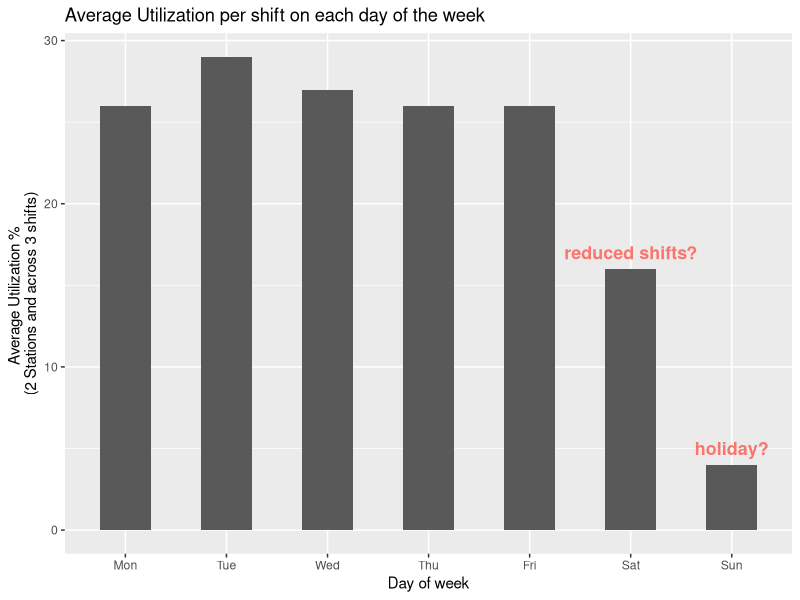
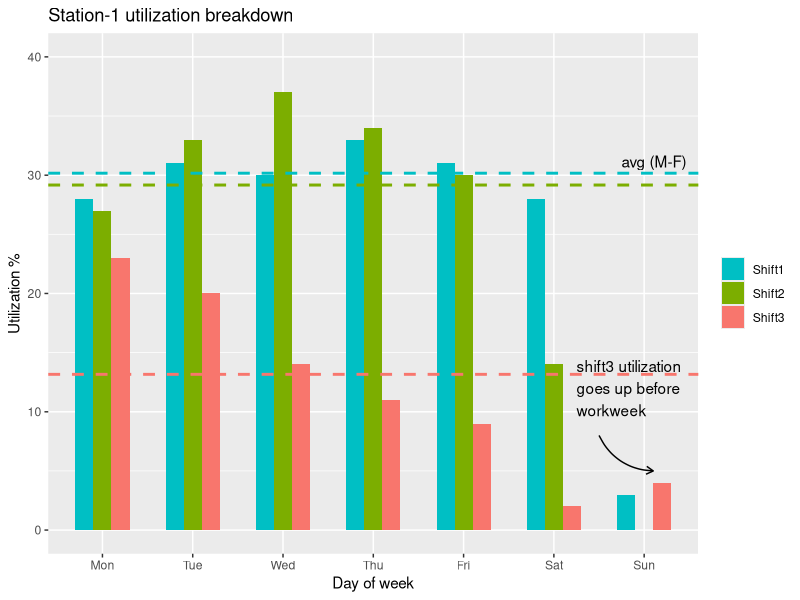
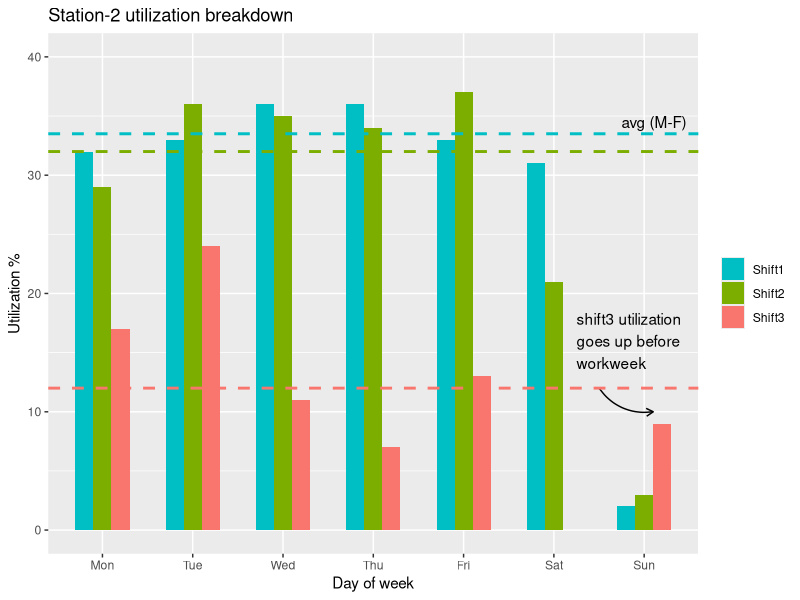
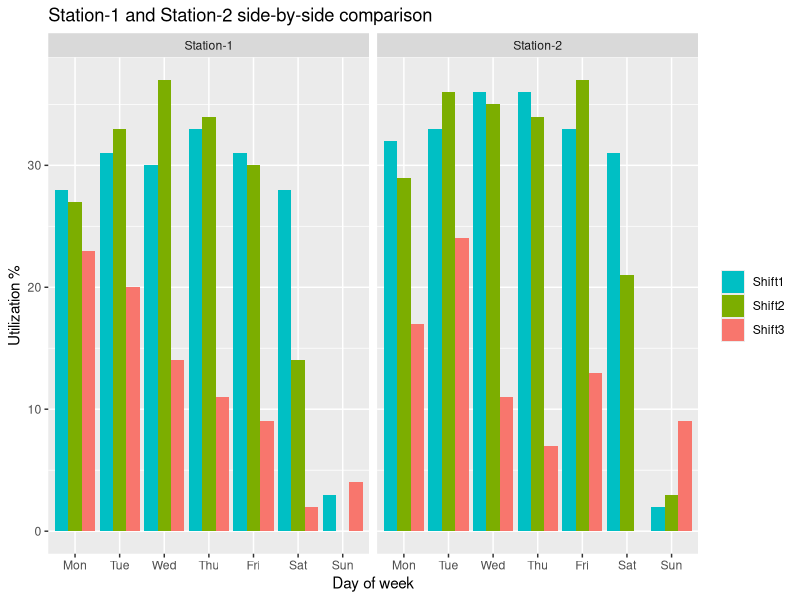

The R source for these figures, in order:
## ---- chunk 1
knitr::opts_chunk$set(echo = TRUE)
## ---- chunk 2
library(ggplot2)
library(magrittr)
library(dplyr)
library(tidyr)
## ---- chunk 3
df1 <- read.csv("../data/eda-pm-ds1/station1n2-avgUtilization.csv")
names(df1)[2]<-"avgUtilization"
## ---- chunk 4
annotation  <- data.frame(x=c(6,7),y=c(17,5),label=c("reduced shifts?","holiday?"))
df1 %>% 
  ggplot(aes(x=factor(df1$weekDayName,levels=c("Mon","Tue","Wed","Thu","Fri","Sat","Sun")), y=avgUtilization)) + 
  geom_bar(stat="identity", width=0.5) +
  xlab("Day of week") +
  ylab("Average Utilization % \n(2 Stations and across 3 shifts)") +
  geom_text(data=annotation, aes(x=x,y=y,label=label, color="red", size=7, angle=0, fontface="bold")) +
  theme(legend.position = "none") +
  ggtitle("Average Utilization per shift on each day of the week")

## ---- chunk 5
df2 <- read.csv("../data/eda-pm-ds1/station1.csv") %>%
  gather(key="Shift",value="utilization","Shift1","Shift2","Shift3")
df2$Shift <- factor(df2$Shift,levels=c("Shift1","Shift2","Shift3"))

dfx <- df2 %>% filter(df2$Shift == "Shift1" & df2$weekDayName != "Sun") %>% select(utilization)
shift1AvgExSun <- mean(dfx$utilization, na.rm = TRUE)
dfx <- df2 %>% filter(df2$Shift == "Shift2" & df2$weekDayName != "Sun") %>% select(utilization)
shift2AvgExSun <- mean(dfx$utilization, na.rm = TRUE)
dfx <- df2 %>% filter(df2$Shift == "Shift3" & df2$weekDayName != "Sun") %>% select(utilization)
shift3AvgExSun <- mean(dfx$utilization, na.rm = TRUE)

df2 %>% 
  ggplot(aes(x=factor(df2$weekDayName,levels=c("Mon","Tue","Wed","Thu","Fri","Sat","Sun")), y=utilization,fill=Shift)) + 
  geom_bar(position="dodge",stat="identity",width=0.6) +
  ggtitle("Station1") +
  ylab("Utilization %") +
  xlab("Day of week") +
  ylim(0,40) +
  scale_fill_manual("legend", values = c("Shift1" = "#00BFC4", "Shift2" = "#7CAE00", "Shift3" = "#F8766D")) +
  ggtitle("Station-1 utilization breakdown") +
  theme(legend.title=element_blank()) +
  annotate(geom="curve",x=6.5,y=8,xend=7.1, yend=5, curvature=0.3, arrow=arrow(length=unit(2,"mm"))) +
  annotate(geom="text",x=6.25,y=12,label="shift3 utilization \ngoes up before \nworkweek",hjust="left") +
  geom_hline(yintercept=shift1AvgExSun, linetype="dashed", color = "#00BFC4", size=1) +
  geom_hline(yintercept=shift2AvgExSun, linetype="dashed", color = "#7CAE00", size=1) +
  geom_hline(yintercept=shift3AvgExSun, linetype="dashed", color = "#F8766D", size=1) +
  annotate(geom="text",x=6.75,y=shift1AvgExSun+1,label="avg (M-F)",hjust="left")
  
## ---- chunk 6
df3 <- read.csv("../data/eda-pm-ds1/station2.csv") %>%
  gather(key="Shift",value="utilization","Shift1","Shift2","Shift3")
df3$Shift <- factor(df3$Shift,levels=c("Shift1","Shift2","Shift3"))

dfx <- df3 %>% filter(df3$Shift == "Shift1" & df3$weekDayName != "Sun") %>% select(utilization)
shift1AvgExSun <- mean(dfx$utilization, na.rm = TRUE)
dfx <- df3 %>% filter(df3$Shift == "Shift2" & df3$weekDayName != "Sun") %>% select(utilization)
shift2AvgExSun <- mean(dfx$utilization, na.rm = TRUE)
dfx <- df3 %>% filter(df3$Shift == "Shift3" & df3$weekDayName != "Sun") %>% select(utilization)
shift3AvgExSun <- mean(dfx$utilization, na.rm = TRUE)

df3 %>% 
  ggplot(aes(x=factor(df3$weekDayName,levels=c("Mon","Tue","Wed","Thu","Fri","Sat","Sun")), y=utilization,fill=Shift)) + 
  geom_bar(position="dodge",stat="identity",width=0.6) +
  ggtitle("Station1") +
  ylab("Utilization %") +
  xlab("Day of week") +
  ylim(0,40) +
  scale_fill_manual("legend", values = c("Shift1" = "#00BFC4", "Shift2" = "#7CAE00", "Shift3" = "#F8766D")) +
  ggtitle("Station-2 utilization breakdown") +
  theme(legend.title=element_blank()) +
  annotate(geom="curve",x=6.5,y=12,xend=7.1, yend=10, curvature=0.3, arrow=arrow(length=unit(2,"mm"))) +
  annotate(geom="text",x=6.25,y=16,label="shift3 utilization \ngoes up before \nworkweek",hjust="left") +
  geom_hline(yintercept=shift1AvgExSun, linetype="dashed", color = "#00BFC4", size=1) +
  geom_hline(yintercept=shift2AvgExSun, linetype="dashed", color = "#7CAE00", size=1) +
  geom_hline(yintercept=shift3AvgExSun, linetype="dashed", color = "#F8766D", size=1) +
  annotate(geom="text",x=6.75,y=shift1AvgExSun+1,label="avg (M-F)",hjust="left")
## ---- chunk 7
df4 <- read.csv("../data/eda-pm-ds1/station1n2.csv") 
df4$Station_ID[df4$Station_ID == 1] <- "Station-1"
df4$Station_ID[df4$Station_ID == 2] <- "Station-2"
df4$Shift[df4$Shift == 1] <- "Shift1"
df4$Shift[df4$Shift == 2] <- "Shift2"
df4$Shift[df4$Shift == 3] <- "Shift3"

df4 %>% 
  ggplot(aes(x=factor(df4$weekDayName,levels=c("Mon","Tue","Wed","Thu","Fri","Sat","Sun")), y=avgUtilization,fill=Shift)) + 
  geom_bar(position="dodge",stat="identity") +
  ylab("Utilization %") +
  xlab("Day of week") +
  scale_fill_manual("legend", values = c("Shift1" = "#00BFC4", "Shift2" = "#7CAE00", "Shift3" = "#F8766D")) +
  ggtitle("Station-1 and Station-2 side-by-side comparison") +
  theme(legend.title=element_blank()) +
  facet_grid(~Station_ID) 
